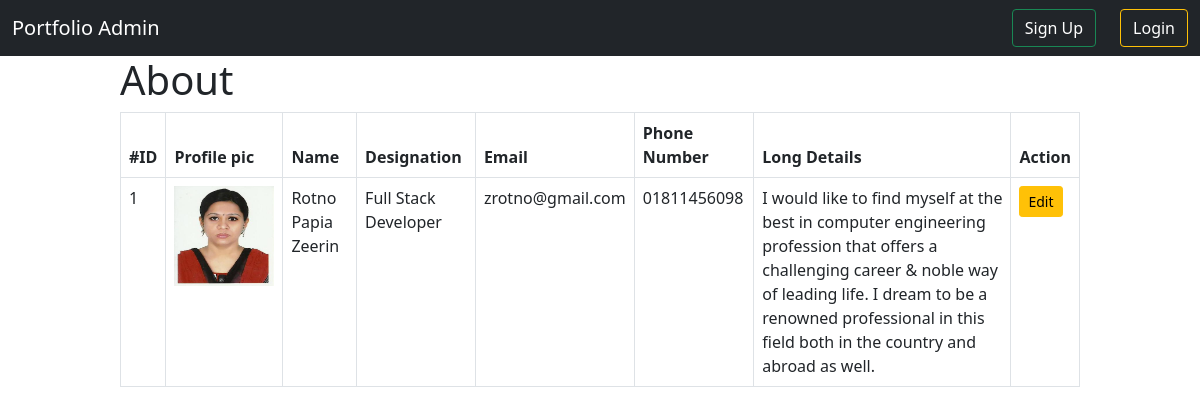
Screenshot of /show_about with the database file from the repository.
### portfolio/models.py (models this page shows, shortened)
class About(models.Model):
    profile_pic = models.ImageField(upload_to="about/")
    name = models.CharField(max_length=100)
    designation = models.CharField(max_length=100)
    email = models.EmailField(max_length=100, unique=True)
    phone_number = models.CharField(max_length=16, unique=True)
    long_details=models.TextField(blank=True,null=True)
    class Meta:
        db_table = ''
        managed = True
        verbose_name = 'about'
        verbose_name_plural = 'abouts'

### portfolio/views.py (the view)
# urls.py: path('show_about', views.AboutListView.as_view(), name='show_about'),
class AboutListView(ListView):
    model = About
    template_name = 'show_about.html'
    context_object_name = 'aboutlist'

### portfolio/templates/show_about.html
{% extends 'adminbase.html' %}
{% block body %}
<div style="width:80%;margin : auto;">
<h1>About</h1>
{% if aboutlist %}
  <table class="table table-bordered">
    <thead>
      <tr>
        <th scope="col">#ID</th>
        <th scope="col">Profile pic</th>
        <th scope="col">Name</th>
        <th scope="col">Designation</th>
        <th scope="col">Email</th>
        <th scope="col">Phone Number</th>
        <th scope="col">Long Details</th>
        <th scope="col">Action</th>
      </tr>
    </thead>
    <tbody>
      {% for item in aboutlist %}
      <tr>
        <td>{{item.id}}</td>
        <td><img src="{{ item.profile_pic.url }}" height="100" width="100"/></td>
        <td>{{item.name}}</td>
        <td>{{item.designation}}</td>
        <td>{{item.email}}</td>
        <td>{{item.phone_number}}</td>
        <td>{{item.long_details}}</td>
        <td><a href="{% url 'edit_about' pk=item.id %}" class='btn btn-warning btn-sm' >Edit</a> </td>
      </tr>
      {% endfor %}
    </tbody>
  </table>
  {% else %}
  <h3>No Data avaiable</h3>
  {% endif %}
</div>
{% endblock %}

### rows the page displays
About: id "1", profile_pic (picture), name "Rotno Papia Zeerin", designation "Full Stack Developer", email "zrotno@gmail.com", phone_number "01811456098", long_details "I would like to find myself at the best in computer engineering profession that offers a challenging career & noble way of leading life. I dream to be a renowned professional in this field both in the country and abroad as well."
